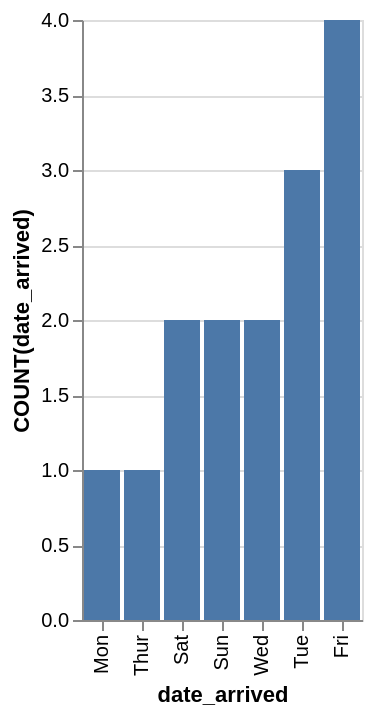

Express this chart as Vega-Lite.
### Vega-Lite specification from a JSON file in a GitHub repository (floating-point values rounded to 4 significant figures)
{"data": {"values": [{"x_data": "Mon", "y_data": 1}, {"x_data": "Thur", "y_data": 1}, {"x_data": "Sat", "y_data": 2}, {"x_data": "Sun", "y_data": 2}, {"x_data": "Wed", "y_data": 2}, {"x_data": "Tue", "y_data": 3}, {"x_data": "Fri", "y_data": 4}]}, "mark": "bar", "encoding": {"x": {"field": "x_data", "type": "nominal", "title": "date_arrived", "sort": {"op": "sum", "field": "y_data", "order": "ascending"}}, "y": {"field": "y_data", "type": "quantitative", "title": "COUNT(date_arrived)"}}}
